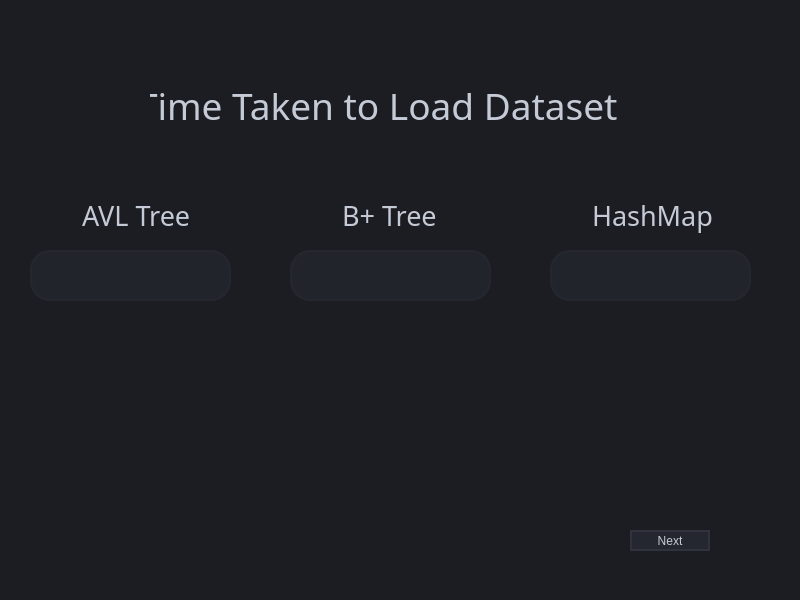
<?xml version="1.0" encoding="UTF-8"?>
<ui version="4.0">
 <class>timeTaken</class>
 <widget class="QMainWindow" name="timeTaken">
  <property name="geometry">
   <rect>
    <x>0</x>
    <y>0</y>
    <width>800</width>
    <height>600</height>
   </rect>
  </property>
  <property name="windowTitle">
   <string>MainWindow</string>
  </property>
  <property name="styleSheet">
   <string notr="true">background-color: rgb(28,29,34);</string>
  </property>
  <widget class="QWidget" name="centralwidget">
   <widget class="QLineEdit" name="lineEdit">
    <property name="geometry">
     <rect>
      <x>150</x>
      <y>50</y>
      <width>471</width>
      <height>111</height>
     </rect>
    </property>
    <property name="palette">
     <palette>
      <active>
       <colorrole role="WindowText">
        <brush brushstyle="SolidPattern">
         <color alpha="255">
          <red>197</red>
          <green>203</green>
          <blue>214</blue>
         </color>
        </brush>
       </colorrole>
       <colorrole role="Button">
        <brush brushstyle="SolidPattern">
         <color alpha="0">
          <red>0</red>
          <green>0</green>
          <blue>0</blue>
         </color>
        </brush>
       </colorrole>
       <colorrole role="Text">
        <brush brushstyle="SolidPattern">
         <color alpha="255">
          <red>197</red>
          <green>203</green>
          <blue>214</blue>
         </color>
        </brush>
       </colorrole>
       <colorrole role="ButtonText">
        <brush brushstyle="SolidPattern">
         <color alpha="255">
          <red>197</red>
          <green>203</green>
          <blue>214</blue>
         </color>
        </brush>
       </colorrole>
       <colorrole role="Base">
        <brush brushstyle="SolidPattern">
         <color alpha="0">
          <red>0</red>
          <green>0</green>
          <blue>0</blue>
         </color>
        </brush>
       </colorrole>
       <colorrole role="Window">
        <brush brushstyle="SolidPattern">
         <color alpha="0">
          <red>0</red>
          <green>0</green>
          <blue>0</blue>
         </color>
        </brush>
       </colorrole>
       <colorrole role="PlaceholderText">
        <brush brushstyle="NoBrush">
         <color alpha="128">
          <red>197</red>
          <green>203</green>
          <blue>214</blue>
         </color>
        </brush>
       </colorrole>
      </active>
      <inactive>
       <colorrole role="WindowText">
        <brush brushstyle="SolidPattern">
         <color alpha="255">
          <red>197</red>
          <green>203</green>
          <blue>214</blue>
         </color>
        </brush>
       </colorrole>
       <colorrole role="Button">
        <brush brushstyle="SolidPattern">
         <color alpha="0">
          <red>0</red>
          <green>0</green>
          <blue>0</blue>
         </color>
        </brush>
       </colorrole>
       <colorrole role="Text">
        <brush brushstyle="SolidPattern">
         <color alpha="255">
          <red>197</red>
          <green>203</green>
          <blue>214</blue>
         </color>
        </brush>
       </colorrole>
       <colorrole role="ButtonText">
        <brush brushstyle="SolidPattern">
         <color alpha="255">
          <red>197</red>
          <green>203</green>
          <blue>214</blue>
         </color>
        </brush>
       </colorrole>
       <colorrole role="Base">
        <brush brushstyle="SolidPattern">
         <color alpha="0">
          <red>0</red>
          <green>0</green>
          <blue>0</blue>
         </color>
        </brush>
       </colorrole>
       <colorrole role="Window">
        <brush brushstyle="SolidPattern">
         <color alpha="0">
          <red>0</red>
          <green>0</green>
          <blue>0</blue>
         </color>
        </brush>
       </colorrole>
       <colorrole role="PlaceholderText">
        <brush brushstyle="NoBrush">
         <color alpha="128">
          <red>197</red>
          <green>203</green>
          <blue>214</blue>
         </color>
        </brush>
       </colorrole>
      </inactive>
      <disabled>
       <colorrole role="WindowText">
        <brush brushstyle="SolidPattern">
         <color alpha="255">
          <red>197</red>
          <green>203</green>
          <blue>214</blue>
         </color>
        </brush>
       </colorrole>
       <colorrole role="Button">
        <brush brushstyle="SolidPattern">
         <color alpha="0">
          <red>0</red>
          <green>0</green>
          <blue>0</blue>
         </color>
        </brush>
       </colorrole>
       <colorrole role="Text">
        <brush brushstyle="SolidPattern">
         <color alpha="255">
          <red>197</red>
          <green>203</green>
          <blue>214</blue>
         </color>
        </brush>
       </colorrole>
       <colorrole role="ButtonText">
        <brush brushstyle="SolidPattern">
         <color alpha="255">
          <red>197</red>
          <green>203</green>
          <blue>214</blue>
         </color>
        </brush>
       </colorrole>
       <colorrole role="Base">
        <brush brushstyle="SolidPattern">
         <color alpha="0">
          <red>0</red>
          <green>0</green>
          <blue>0</blue>
         </color>
        </brush>
       </colorrole>
       <colorrole role="Window">
        <brush brushstyle="SolidPattern">
         <color alpha="0">
          <red>0</red>
          <green>0</green>
          <blue>0</blue>
         </color>
        </brush>
       </colorrole>
       <colorrole role="PlaceholderText">
        <brush brushstyle="NoBrush">
         <color alpha="128">
          <red>197</red>
          <green>203</green>
          <blue>214</blue>
         </color>
        </brush>
       </colorrole>
      </disabled>
     </palette>
    </property>
    <property name="font">
     <font>
      <family>BankGothic Md BT</family>
      <pointsize>28</pointsize>
     </font>
    </property>
    <property name="focusPolicy">
     <enum>Qt::NoFocus</enum>
    </property>
    <property name="autoFillBackground">
     <bool>false</bool>
    </property>
    <property name="styleSheet">
     <string notr="true">color: #c5cbd6;
background: transparent;</string>
    </property>
    <property name="text">
     <string>Time Taken to Load Dataset</string>
    </property>
    <property name="frame">
     <bool>false</bool>
    </property>
    <property name="alignment">
     <set>Qt::AlignCenter</set>
    </property>
    <property name="readOnly">
     <bool>true</bool>
    </property>
    <property name="clearButtonEnabled">
     <bool>false</bool>
    </property>
   </widget>
   <widget class="QLineEdit" name="lineEdit_2">
    <property name="geometry">
     <rect>
      <x>80</x>
      <y>190</y>
      <width>151</width>
      <height>51</height>
     </rect>
    </property>
    <property name="font">
     <font>
      <family>Segoe UI Semilight</family>
      <pointsize>20</pointsize>
     </font>
    </property>
    <property name="focusPolicy">
     <enum>Qt::NoFocus</enum>
    </property>
    <property name="styleSheet">
     <string notr="true">color: #c5cbd6;
background: transparent;</string>
    </property>
    <property name="text">
     <string>AVL Tree</string>
    </property>
    <property name="frame">
     <bool>false</bool>
    </property>
    <property name="readOnly">
     <bool>true</bool>
    </property>
   </widget>
   <widget class="QLineEdit" name="lineEdit_3">
    <property name="geometry">
     <rect>
      <x>340</x>
      <y>190</y>
      <width>151</width>
      <height>51</height>
     </rect>
    </property>
    <property name="font">
     <font>
      <family>Segoe UI Semilight</family>
      <pointsize>20</pointsize>
     </font>
    </property>
    <property name="focusPolicy">
     <enum>Qt::NoFocus</enum>
    </property>
    <property name="styleSheet">
     <string notr="true">color: #c5cbd6;
background: transparent;</string>
    </property>
    <property name="text">
     <string>B+ Tree</string>
    </property>
    <property name="frame">
     <bool>false</bool>
    </property>
    <property name="readOnly">
     <bool>true</bool>
    </property>
   </widget>
   <widget class="QLineEdit" name="lineEdit_4">
    <property name="geometry">
     <rect>
      <x>590</x>
      <y>190</y>
      <width>151</width>
      <height>51</height>
     </rect>
    </property>
    <property name="font">
     <font>
      <family>Segoe UI Semilight</family>
      <pointsize>20</pointsize>
     </font>
    </property>
    <property name="focusPolicy">
     <enum>Qt::NoFocus</enum>
    </property>
    <property name="styleSheet">
     <string notr="true">color: #c5cbd6;
background: transparent;</string>
    </property>
    <property name="text">
     <string>HashMap</string>
    </property>
    <property name="frame">
     <bool>false</bool>
    </property>
    <property name="readOnly">
     <bool>true</bool>
    </property>
   </widget>
   <widget class="QPushButton" name="pushButton">
    <property name="geometry">
     <rect>
      <x>630</x>
      <y>530</y>
      <width>80</width>
      <height>21</height>
     </rect>
    </property>
    <property name="styleSheet">
     <string notr="true">QPushButton{background-color: rgb(37, 39, 48);
border-radius: 20px;
color: #c5cbd6;
border: 2px solid rgb(48,50,62);
}
QPushButton:hover{
border: 2px solid rgb(37, 39, 48);
}
QPushButton:pressed{
border: 2px solid rgb(85,170,255);
background-color:rgb(43,45,56);
}</string>
    </property>
    <property name="text">
     <string>Next</string>
    </property>
   </widget>
   <widget class="QLineEdit" name="avlTime">
    <property name="geometry">
     <rect>
      <x>30</x>
      <y>250</y>
      <width>201</width>
      <height>51</height>
     </rect>
    </property>
    <property name="font">
     <font>
      <family>Segoe UI Historic</family>
      <pointsize>16</pointsize>
     </font>
    </property>
    <property name="focusPolicy">
     <enum>Qt::NoFocus</enum>
    </property>
    <property name="styleSheet">
     <string notr="true">QLineEdit{
border: 2px solid rgb(37, 39, 48);
border-radius: 20px;
color: #6c7078;
padding-left: 20px;
padding-right: 20px;
background-color:rgb(34,36,44);
}
QLineEdit:hover{
border: 2px solid rgb(48,50,62);
}</string>
    </property>
    <property name="alignment">
     <set>Qt::AlignCenter</set>
    </property>
    <property name="readOnly">
     <bool>true</bool>
    </property>
   </widget>
   <widget class="QLineEdit" name="hashMapTime">
    <property name="geometry">
     <rect>
      <x>550</x>
      <y>250</y>
      <width>201</width>
      <height>51</height>
     </rect>
    </property>
    <property name="font">
     <font>
      <family>Segoe UI Historic</family>
      <pointsize>16</pointsize>
     </font>
    </property>
    <property name="focusPolicy">
     <enum>Qt::NoFocus</enum>
    </property>
    <property name="layoutDirection">
     <enum>Qt::LeftToRight</enum>
    </property>
    <property name="styleSheet">
     <string notr="true">QLineEdit{
border: 2px solid rgb(37, 39, 48);
border-radius: 20px;
color: #6c7078;
padding-left: 20px;
padding-right: 20px;
background-color:rgb(34,36,44);
}
QLineEdit:hover{
border: 2px solid rgb(48,50,62);
}</string>
    </property>
    <property name="alignment">
     <set>Qt::AlignCenter</set>
    </property>
    <property name="readOnly">
     <bool>true</bool>
    </property>
   </widget>
   <widget class="QLineEdit" name="BTreeTime">
    <property name="geometry">
     <rect>
      <x>290</x>
      <y>250</y>
      <width>201</width>
      <height>51</height>
     </rect>
    </property>
    <property name="font">
     <font>
      <family>Segoe UI Historic</family>
      <pointsize>16</pointsize>
     </font>
    </property>
    <property name="focusPolicy">
     <enum>Qt::NoFocus</enum>
    </property>
    <property name="styleSheet">
     <string notr="true">QLineEdit{
border: 2px solid rgb(37, 39, 48);
border-radius: 20px;
color: #6c7078;
padding-left: 20px;
padding-right: 20px;
background-color:rgb(34,36,44);
}
QLineEdit:hover{
border: 2px solid rgb(48,50,62);
}</string>
    </property>
    <property name="alignment">
     <set>Qt::AlignCenter</set>
    </property>
    <property name="readOnly">
     <bool>true</bool>
    </property>
   </widget>
  </widget>
 </widget>
 <resources/>
 <connections/>
</ui>
